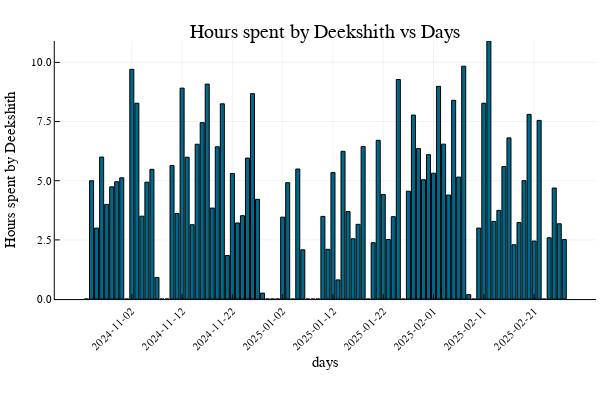

Notebook code cell kept with this figure:
### Code cell
p = plot(df_Deekshith.date, df_Deekshith.total_hours,
     xlabel="days", ylabel="Hours spent by Deekshith", 
     title="Hours spent by Deekshith vs Days", 
     seriestype=:bar, 
     xrotation=45, leg=false, color=:deepskyblue4)
display(p)
savefig(p, "Hours spent by Deekshith vs days.svg")

### Figure 1 — Plotly figure (JSON) as saved in the notebook; plotly's stock layout.template omitted (floating-point values rounded to 4 significant figures)
{"data": [{"fill": "tozeroy", "fillcolor": "rgba(0, 104, 139, 1.000)", "legendgroup": "y1", "line": {"color": "rgba(0, 0, 0, 1)", "dash": "solid", "width": 1}, "mode": "lines", "name": "y1", "showlegend": true, "type": "scatter", "x": [0.1, 0.1, 0.9, 0.9, 0.1, 0.1], "xaxis": "x", "y": [0, 0, 0, 0, 0, 0], "yaxis": "y"}, {"fill": "tozeroy", "fillcolor": "rgba(0, 104, 139, 1.000)", "legendgroup": "y1", "line": {"color": "rgba(0, 0, 0, 1)", "dash": "solid", "width": 1}, "mode": "lines", "name": "y1", "showlegend": false, "type": "scatter", "x": [1.1, 1.1, 1.9, 1.9, 1.1, 1.1], "xaxis": "x", "y": [5, 0, 0, 5, 5, 5], "yaxis": "y"}, {"fill": "tozeroy", "fillcolor": "rgba(0, 104, 139, 1.000)", "legendgroup": "y1", "line": {"color": "rgba(0, 0, 0, 1)", "dash": "solid", "width": 1}, "mode": "lines", "name": "y1", "showlegend": false, "type": "scatter", "x": [2.1, 2.1, 2.9, 2.9, 2.1, 2.1], "xaxis": "x", "y": [3, 0, 0, 3, 3, 3], "yaxis": "y"}, {"fill": "tozeroy", "fillcolor": "rgba(0, 104, 139, 1.000)", "legendgroup": "y1", "line": {"color": "rgba(0, 0, 0, 1)", "dash": "solid", "width": 1}, "mode": "lines", "name": "y1", "showlegend": false, "type": "scatter", "x": [3.1, 3.1, 3.9, 3.9, 3.1, 3.1], "xaxis": "x", "y": [6, 0, 0, 6, 6, 6], "yaxis": "y"}, {"fill": "tozeroy", "fillcolor": "rgba(0, 104, 139, 1.000)", "legendgroup": "y1", "line": {"color": "rgba(0, 0, 0, 1)", "dash": "solid", "width": 1}, "mode": "lines", "name": "y1", "showlegend": false, "type": "scatter", "x": [4.1, 4.1, 4.9, 4.9, 4.1, 4.1], "xaxis": "x", "y": [4, 0, 0, 4, 4, 4], "yaxis": "y"}, {"fill": "tozeroy", "fillcolor": "rgba(0, 104, 139, 1.000)", "legendgroup": "y1", "line": {"color": "rgba(0, 0, 0, 1)", "dash": "solid", "width": 1}, "mode": "lines", "name": "y1", "showlegend": false, "type": "scatter", "x": [5.1, 5.1, 5.9, 5.9, 5.1, 5.1], "xaxis": "x", "y": [4.743, 0, 0, 4.743, 4.743, 4.743], "yaxis": "y"}, {"fill": "tozeroy", "fillcolor": "rgba(0, 104, 139, 1.000)", "legendgroup": "y1", "line": {"color": "rgba(0, 0, 0, 1)", "dash": "solid", "width": 1}, "mode": "lines", "name": "y1", "showlegend": false, "type": "scatter", "x": [6.1, 6.1, 6.9, 6.9, 6.1, 6.1], "xaxis": "x", "y": [4.958, 0, 0, 4.958, 4.958, 4.958], "yaxis": "y"}, {"fill": "tozeroy", "fillcolor": "rgba(0, 104, 139, 1.000)", "legendgroup": "y1", "line": {"color": "rgba(0, 0, 0, 1)", "dash": "solid", "width": 1}, "mode": "lines", "name": "y1", "showlegend": false, "type": "scatter", "x": [7.1, 7.1, 7.9, 7.9, 7.1, 7.1], "xaxis": "x", "y": [5.123, 0, 0, 5.123, 5.123, 5.123], "yaxis": "y"}, {"fill": "tozeroy", "fillcolor": "rgba(0, 104, 139, 1.000)", "legendgroup": "y1", "line": {"color": "rgba(0, 0, 0, 1)", "dash": "solid", "width": 1}, "mode": "lines", "name": "y1", "showlegend": false, "type": "scatter", "x": [8.1, 8.1, 8.9, 8.9, 8.1, 8.1], "xaxis": "x", "y": [0, 0, 0, 0, 0, 0], "yaxis": "y"}, {"fill": "tozeroy", "fillcolor": "rgba(0, 104, 139, 1.000)", "legendgroup": "y1", "line": {"color": "rgba(0, 0, 0, 1)", "dash": "solid", "width": 1}, "mode": "lines", "name": "y1", "showlegend": false, "type": "scatter", "x": [9.1, 9.1, 9.9, 9.9, 9.1, 9.1], "xaxis": "x", "y": [9.706, 0, 0, 9.706, 9.706, 9.706], "yaxis": "y"}, {"fill": "tozeroy", "fillcolor": "rgba(0, 104, 139, 1.000)", "legendgroup": "y1", "line": {"color": "rgba(0, 0, 0, 1)", "dash": "solid", "width": 1}, "mode": "lines", "name": "y1", "showlegend": false, "type": "scatter", "x": [10.1, 10.1, 10.9, 10.9, 10.1, 10.1], "xaxis": "x", "y": [8.274, 0, 0, 8.274, 8.274, 8.274], "yaxis": "y"}, {"fill": "tozeroy", "fillcolor": "rgba(0, 104, 139, 1.000)", "legendgroup": "y1", "line": {"color": "rgba(0, 0, 0, 1)", "dash": "solid", "width": 1}, "mode": "lines", "name": "y1", "showlegend": false, "type": "scatter", "x": [11.1, 11.1, 11.9, 11.9, 11.1, 11.1], "xaxis": "x", "y": [3.502, 0, 0, 3.502, 3.502, 3.502], "yaxis": "y"}, {"fill": "tozeroy", "fillcolor": "rgba(0, 104, 139, 1.000)", "legendgroup": "y1", "line": {"color": "rgba(0, 0, 0, 1)", "dash": "solid", "width": 1}, "mode": "lines", "name": "y1", "showlegend": false, "type": "scatter", "x": [12.1, 12.1, 12.9, 12.9, 12.1, 12.1], "xaxis": "x", "y": [4.94, 0, 0, 4.94, 4.94, 4.94], "yaxis": "y"}, {"fill": "tozeroy", "fillcolor": "rgba(0, 104, 139, 1.000)", "legendgroup": "y1", "line": {"color": "rgba(0, 0, 0, 1)", "dash": "solid", "width": 1}, "mode": "lines", "name": "y1", "showlegend": false, "type": "scatter", "x": [13.1, 13.1, 13.9, 13.9, 13.1, 13.1], "xaxis": "x", "y": [5.481, 0, 0, 5.481, 5.481, 5.481], "yaxis": "y"}, {"fill": "tozeroy", "fillcolor": "rgba(0, 104, 139, 1.000)", "legendgroup": "y1", "line": {"color": "rgba(0, 0, 0, 1)", "dash": "solid", "width": 1}, "mode": "lines", "name": "y1", "showlegend": false, "type": "scatter", "x": [14.1, 14.1, 14.9, 14.9, 14.1, 14.1], "xaxis": "x", "y": [0.9125, 0, 0, 0.9125, 0.9125, 0.9125], "yaxis": "y"}, {"fill": "tozeroy", "fillcolor": "rgba(0, 104, 139, 1.000)", "legendgroup": "y1", "line": {"color": "rgba(0, 0, 0, 1)", "dash": "solid", "width": 1}, "mode": "lines", "name": "y1", "showlegend": false, "type": "scatter", "x": [15.1, 15.1, 15.9, 15.9, 15.1, 15.1], "xaxis": "x", "y": [0, 0, 0, 0, 0, 0], "yaxis": "y"}, {"fill": "tozeroy", "fillcolor": "rgba(0, 104, 139, 1.000)", "legendgroup": "y1", "line": {"color": "rgba(0, 0, 0, 1)", "dash": "solid", "width": 1}, "mode": "lines", "name": "y1", "showlegend": false, "type": "scatter", "x": [16.1, 16.1, 16.9, 16.9, 16.1, 16.1], "xaxis": "x", "y": [0, 0, 0, 0, 0, 0], "yaxis": "y"}, {"fill": "tozeroy", "fillcolor": "rgba(0, 104, 139, 1.000)", "legendgroup": "y1", "line": {"color": "rgba(0, 0, 0, 1)", "dash": "solid", "width": 1}, "mode": "lines", "name": "y1", "showlegend": false, "type": "scatter", "x": [17.1, 17.1, 17.9, 17.9, 17.1, 17.1], "xaxis": "x", "y": [5.642, 0, 0, 5.642, 5.642, 5.642], "yaxis": "y"}, {"fill": "tozeroy", "fillcolor": "rgba(0, 104, 139, 1.000)", "legendgroup": "y1", "line": {"color": "rgba(0, 0, 0, 1)", "dash": "solid", "width": 1}, "mode": "lines", "name": "y1", "showlegend": false, "type": "scatter", "x": [18.1, 18.1, 18.9, 18.9, 18.1, 18.1], "xaxis": "x", "y": [3.615, 0, 0, 3.615, 3.615, 3.615], "yaxis": "y"}, {"fill": "tozeroy", "fillcolor": "rgba(0, 104, 139, 1.000)", "legendgroup": "y1", "line": {"color": "rgba(0, 0, 0, 1)", "dash": "solid", "width": 1}, "mode": "lines", "name": "y1", "showlegend": false, "type": "scatter", "x": [19.1, 19.1, 19.9, 19.9, 19.1, 19.1], "xaxis": "x", "y": [8.912, 0, 0, 8.912, 8.912, 8.912], "yaxis": "y"}, {"fill": "tozeroy", "fillcolor": "rgba(0, 104, 139, 1.000)", "legendgroup": "y1", "line": {"color": "rgba(0, 0, 0, 1)", "dash": "solid", "width": 1}, "mode": "lines", "name": "y1", "showlegend": false, "type": "scatter", "x": [20.1, 20.1, 20.9, 20.9, 20.1, 20.1], "xaxis": "x", "y": [5.994, 0, 0, 5.994, 5.994, 5.994], "yaxis": "y"}, {"fill": "tozeroy", "fillcolor": "rgba(0, 104, 139, 1.000)", "legendgroup": "y1", "line": {"color": "rgba(0, 0, 0, 1)", "dash": "solid", "width": 1}, "mode": "lines", "name": "y1", "showlegend": false, "type": "scatter", "x": [21.1, 21.1, 21.9, 21.9, 21.1, 21.1], "xaxis": "x", "y": [3.142, 0, 0, 3.142, 3.142, 3.142], "yaxis": "y"}, {"fill": "tozeroy", "fillcolor": "rgba(0, 104, 139, 1.000)", "legendgroup": "y1", "line": {"color": "rgba(0, 0, 0, 1)", "dash": "solid", "width": 1}, "mode": "lines", "name": "y1", "showlegend": false, "type": "scatter", "x": [22.1, 22.1, 22.9, 22.9, 22.1, 22.1], "xaxis": "x", "y": [6.542, 0, 0, 6.542, 6.542, 6.542], "yaxis": "y"}, {"fill": "tozeroy", "fillcolor": "rgba(0, 104, 139, 1.000)", "legendgroup": "y1", "line": {"color": "rgba(0, 0, 0, 1)", "dash": "solid", "width": 1}, "mode": "lines", "name": "y1", "showlegend": false, "type": "scatter", "x": [23.1, 23.1, 23.9, 23.9, 23.1, 23.1], "xaxis": "x", "y": [7.455, 0, 0, 7.455, 7.455, 7.455], "yaxis": "y"}, {"fill": "tozeroy", "fillcolor": "rgba(0, 104, 139, 1.000)", "legendgroup": "y1", "line": {"color": "rgba(0, 0, 0, 1)", "dash": "solid", "width": 1}, "mode": "lines", "name": "y1", "showlegend": false, "type": "scatter", "x": [24.1, 24.1, 24.9, 24.9, 24.1, 24.1], "xaxis": "x", "y": [9.082, 0, 0, 9.082, 9.082, 9.082], "yaxis": "y"}, {"fill": "tozeroy", "fillcolor": "rgba(0, 104, 139, 1.000)", "legendgroup": "y1", "line": {"color": "rgba(0, 0, 0, 1)", "dash": "solid", "width": 1}, "mode": "lines", "name": "y1", "showlegend": false, "type": "scatter", "x": [25.1, 25.1, 25.9, 25.9, 25.1, 25.1], "xaxis": "x", "y": [3.845, 0, 0, 3.845, 3.845, 3.845], "yaxis": "y"}, {"fill": "tozeroy", "fillcolor": "rgba(0, 104, 139, 1.000)", "legendgroup": "y1", "line": {"color": "rgba(0, 0, 0, 1)", "dash": "solid", "width": 1}, "mode": "lines", "name": "y1", "showlegend": false, "type": "scatter", "x": [26.1, 26.1, 26.9, 26.9, 26.1, 26.1], "xaxis": "x", "y": [6.433, 0, 0, 6.433, 6.433, 6.433], "yaxis": "y"}, {"fill": "tozeroy", "fillcolor": "rgba(0, 104, 139, 1.000)", "legendgroup": "y1", "line": {"color": "rgba(0, 0, 0, 1)", "dash": "solid", "width": 1}, "mode": "lines", "name": "y1", "showlegend": false, "type": "scatter", "x": [27.1, 27.1, 27.9, 27.9, 27.1, 27.1], "xaxis": "x", "y": [8.25, 0, 0, 8.25, 8.25, 8.25], "yaxis": "y"}, {"fill": "tozeroy", "fillcolor": "rgba(0, 104, 139, 1.000)", "legendgroup": "y1", "line": {"color": "rgba(0, 0, 0, 1)", "dash": "solid", "width": 1}, "mode": "lines", "name": "y1", "showlegend": false, "type": "scatter", "x": [28.1, 28.1, 28.9, 28.9, 28.1, 28.1], "xaxis": "x", "y": [1.839, 0, 0, 1.839, 1.839, 1.839], "yaxis": "y"}, {"fill": "tozeroy", "fillcolor": "rgba(0, 104, 139, 1.000)", "legendgroup": "y1", "line": {"color": "rgba(0, 0, 0, 1)", "dash": "solid", "width": 1}, "mode": "lines", "name": "y1", "showlegend": false, "type": "scatter", "x": [29.1, 29.1, 29.9, 29.9, 29.1, 29.1], "xaxis": "x", "y": [5.307, 0, 0, 5.307, 5.307, 5.307], "yaxis": "y"}, {"fill": "tozeroy", "fillcolor": "rgba(0, 104, 139, 1.000)", "legendgroup": "y1", "line": {"color": "rgba(0, 0, 0, 1)", "dash": "solid", "width": 1}, "mode": "lines", "name": "y1", "showlegend": false, "type": "scatter", "x": [30.1, 30.1, 30.9, 30.9, 30.1, 30.1], "xaxis": "x", "y": [3.215, 0, 0, 3.215, 3.215, 3.215], "yaxis": "y"}, {"fill": "tozeroy", "fillcolor": "rgba(0, 104, 139, 1.000)", "legendgroup": "y1", "line": {"color": "rgba(0, 0, 0, 1)", "dash": "solid", "width": 1}, "mode": "lines", "name": "y1", "showlegend": false, "type": "scatter", "x": [31.1, 31.1, 31.9, 31.9, 31.1, 31.1], "xaxis": "x", "y": [3.524, 0, 0, 3.524, 3.524, 3.524], "yaxis": "y"}, {"fill": "tozeroy", "fillcolor": "rgba(0, 104, 139, 1.000)", "legendgroup": "y1", "line": {"color": "rgba(0, 0, 0, 1)", "dash": "solid", "width": 1}, "mode": "lines", "name": "y1", "showlegend": false, "type": "scatter", "x": [32.1, 32.1, 32.9, 32.9, 32.1, 32.1], "xaxis": "x", "y": [5.957, 0, 0, 5.957, 5.957, 5.957], "yaxis": "y"}, {"fill": "tozeroy", "fillcolor": "rgba(0, 104, 139, 1.000)", "legendgroup": "y1", "line": {"color": "rgba(0, 0, 0, 1)", "dash": "solid", "width": 1}, "mode": "lines", "name": "y1", "showlegend": false, "type": "scatter", "x": [33.1, 33.1, 33.9, 33.9, 33.1, 33.1], "xaxis": "x", "y": [8.678, 0, 0, 8.678, 8.678, 8.678], "yaxis": "y"}, {"fill": "tozeroy", "fillcolor": "rgba(0, 104, 139, 1.000)", "legendgroup": "y1", "line": {"color": "rgba(0, 0, 0, 1)", "dash": "solid", "width": 1}, "mode": "lines", "name": "y1", "showlegend": false, "type": "scatter", "x": [34.1, 34.1, 34.9, 34.9, 34.1, 34.1], "xaxis": "x", "y": [4.214, 0, 0, 4.214, 4.214, 4.214], "yaxis": "y"}, {"fill": "tozeroy", "fillcolor": "rgba(0, 104, 139, 1.000)", "legendgroup": "y1", "line": {"color": "rgba(0, 0, 0, 1)", "dash": "solid", "width": 1}, "mode": "lines", "name": "y1", "showlegend": false, "type": "scatter", "x": [35.1, 35.1, 35.9, 35.9, 35.1, 35.1], "xaxis": "x", "y": [0.2517, 0, 0, 0.2517, 0.2517, 0.2517], "yaxis": "y"}, {"fill": "tozeroy", "fillcolor": "rgba(0, 104, 139, 1.000)", "legendgroup": "y1", "line": {"color": "rgba(0, 0, 0, 1)", "dash": "solid", "width": 1}, "mode": "lines", "name": "y1", "showlegend": false, "type": "scatter", "x": [36.1, 36.1, 36.9, 36.9, 36.1, 36.1], "xaxis": "x", "y": [0, 0, 0, 0, 0, 0], "yaxis": "y"}, {"fill": "tozeroy", "fillcolor": "rgba(0, 104, 139, 1.000)", "legendgroup": "y1", "line": {"color": "rgba(0, 0, 0, 1)", "dash": "solid", "width": 1}, "mode": "lines", "name": "y1", "showlegend": false, "type": "scatter", "x": [37.1, 37.1, 37.9, 37.9, 37.1, 37.1], "xaxis": "x", "y": [0, 0, 0, 0, 0, 0], "yaxis": "y"}, {"fill": "tozeroy", "fillcolor": "rgba(0, 104, 139, 1.000)", "legendgroup": "y1", "line": {"color": "rgba(0, 0, 0, 1)", "dash": "solid", "width": 1}, "mode": "lines", "name": "y1", "showlegend": false, "type": "scatter", "x": [38.1, 38.1, 38.9, 38.9, 38.1, 38.1], "xaxis": "x", "y": [0, 0, 0, 0, 0, 0], "yaxis": "y"}, {"fill": "tozeroy", "fillcolor": "rgba(0, 104, 139, 1.000)", "legendgroup": "y1", "line": {"color": "rgba(0, 0, 0, 1)", "dash": "solid", "width": 1}, "mode": "lines", "name": "y1", "showlegend": false, "type": "scatter", "x": [39.1, 39.1, 39.9, 39.9, 39.1, 39.1], "xaxis": "x", "y": [3.462, 0, 0, 3.462, 3.462, 3.462], "yaxis": "y"}, {"fill": "tozeroy", "fillcolor": "rgba(0, 104, 139, 1.000)", "legendgroup": "y1", "line": {"color": "rgba(0, 0, 0, 1)", "dash": "solid", "width": 1}, "mode": "lines", "name": "y1", "showlegend": false, "type": "scatter", "x": [40.1, 40.1, 40.9, 40.9, 40.1, 40.1], "xaxis": "x", "y": [4.917, 0, 0, 4.917, 4.917, 4.917], "yaxis": "y"}, {"fill": "tozeroy", "fillcolor": "rgba(0, 104, 139, 1.000)", "legendgroup": "y1", "line": {"color": "rgba(0, 0, 0, 1)", "dash": "solid", "width": 1}, "mode": "lines", "name": "y1", "showlegend": false, "type": "scatter", "x": [41.1, 41.1, 41.9, 41.9, 41.1, 41.1], "xaxis": "x", "y": [0, 0, 0, 0, 0, 0], "yaxis": "y"}, {"fill": "tozeroy", "fillcolor": "rgba(0, 104, 139, 1.000)", "legendgroup": "y1", "line": {"color": "rgba(0, 0, 0, 1)", "dash": "solid", "width": 1}, "mode": "lines", "name": "y1", "showlegend": false, "type": "scatter", "x": [42.1, 42.1, 42.9, 42.9, 42.1, 42.1], "xaxis": "x", "y": [5.495, 0, 0, 5.495, 5.495, 5.495], "yaxis": "y"}, {"fill": "tozeroy", "fillcolor": "rgba(0, 104, 139, 1.000)", "legendgroup": "y1", "line": {"color": "rgba(0, 0, 0, 1)", "dash": "solid", "width": 1}, "mode": "lines", "name": "y1", "showlegend": false, "type": "scatter", "x": [43.1, 43.1, 43.9, 43.9, 43.1, 43.1], "xaxis": "x", "y": [2.082, 0, 0, 2.082, 2.082, 2.082], "yaxis": "y"}, {"fill": "tozeroy", "fillcolor": "rgba(0, 104, 139, 1.000)", "legendgroup": "y1", "line": {"color": "rgba(0, 0, 0, 1)", "dash": "solid", "width": 1}, "mode": "lines", "name": "y1", "showlegend": false, "type": "scatter", "x": [44.1, 44.1, 44.9, 44.9, 44.1, 44.1], "xaxis": "x", "y": [0, 0, 0, 0, 0, 0], "yaxis": "y"}, {"fill": "tozeroy", "fillcolor": "rgba(0, 104, 139, 1.000)", "legendgroup": "y1", "line": {"color": "rgba(0, 0, 0, 1)", "dash": "solid", "width": 1}, "mode": "lines", "name": "y1", "showlegend": false, "type": "scatter", "x": [45.1, 45.1, 45.9, 45.9, 45.1, 45.1], "xaxis": "x", "y": [0, 0, 0, 0, 0, 0], "yaxis": "y"}, {"fill": "tozeroy", "fillcolor": "rgba(0, 104, 139, 1.000)", "legendgroup": "y1", "line": {"color": "rgba(0, 0, 0, 1)", "dash": "solid", "width": 1}, "mode": "lines", "name": "y1", "showlegend": false, "type": "scatter", "x": [46.1, 46.1, 46.9, 46.9, 46.1, 46.1], "xaxis": "x", "y": [0, 0, 0, 0, 0, 0], "yaxis": "y"}, {"fill": "tozeroy", "fillcolor": "rgba(0, 104, 139, 1.000)", "legendgroup": "y1", "line": {"color": "rgba(0, 0, 0, 1)", "dash": "solid", "width": 1}, "mode": "lines", "name": "y1", "showlegend": false, "type": "scatter", "x": [47.1, 47.1, 47.9, 47.9, 47.1, 47.1], "xaxis": "x", "y": [3.493, 0, 0, 3.493, 3.493, 3.493], "yaxis": "y"}, {"fill": "tozeroy", "fillcolor": "rgba(0, 104, 139, 1.000)", "legendgroup": "y1", "line": {"color": "rgba(0, 0, 0, 1)", "dash": "solid", "width": 1}, "mode": "lines", "name": "y1", "showlegend": false, "type": "scatter", "x": [48.1, 48.1, 48.9, 48.9, 48.1, 48.1], "xaxis": "x", "y": [2.101, 0, 0, 2.101, 2.101, 2.101], "yaxis": "y"}, {"fill": "tozeroy", "fillcolor": "rgba(0, 104, 139, 1.000)", "legendgroup": "y1", "line": {"color": "rgba(0, 0, 0, 1)", "dash": "solid", "width": 1}, "mode": "lines", "name": "y1", "showlegend": false, "type": "scatter", "x": [49.1, 49.1, 49.9, 49.9, 49.1, 49.1], "xaxis": "x", "y": [5.344, 0, 0, 5.344, 5.344, 5.344], "yaxis": "y"}, {"fill": "tozeroy", "fillcolor": "rgba(0, 104, 139, 1.000)", "legendgroup": "y1", "line": {"color": "rgba(0, 0, 0, 1)", "dash": "solid", "width": 1}, "mode": "lines", "name": "y1", "showlegend": false, "type": "scatter", "x": [50.1, 50.1, 50.9, 50.9, 50.1, 50.1], "xaxis": "x", "y": [0.8103, 0, 0, 0.8103, 0.8103, 0.8103], "yaxis": "y"}, {"fill": "tozeroy", "fillcolor": "rgba(0, 104, 139, 1.000)", "legendgroup": "y1", "line": {"color": "rgba(0, 0, 0, 1)", "dash": "solid", "width": 1}, "mode": "lines", "name": "y1", "showlegend": false, "type": "scatter", "x": [51.1, 51.1, 51.9, 51.9, 51.1, 51.1], "xaxis": "x", "y": [6.244, 0, 0, 6.244, 6.244, 6.244], "yaxis": "y"}, {"fill": "tozeroy", "fillcolor": "rgba(0, 104, 139, 1.000)", "legendgroup": "y1", "line": {"color": "rgba(0, 0, 0, 1)", "dash": "solid", "width": 1}, "mode": "lines", "name": "y1", "showlegend": false, "type": "scatter", "x": [52.1, 52.1, 52.9, 52.9, 52.1, 52.1], "xaxis": "x", "y": [3.697, 0, 0, 3.697, 3.697, 3.697], "yaxis": "y"}, {"fill": "tozeroy", "fillcolor": "rgba(0, 104, 139, 1.000)", "legendgroup": "y1", "line": {"color": "rgba(0, 0, 0, 1)", "dash": "solid", "width": 1}, "mode": "lines", "name": "y1", "showlegend": false, "type": "scatter", "x": [53.1, 53.1, 53.9, 53.9, 53.1, 53.1], "xaxis": "x", "y": [2.546, 0, 0, 2.546, 2.546, 2.546], "yaxis": "y"}, {"fill": "tozeroy", "fillcolor": "rgba(0, 104, 139, 1.000)", "legendgroup": "y1", "line": {"color": "rgba(0, 0, 0, 1)", "dash": "solid", "width": 1}, "mode": "lines", "name": "y1", "showlegend": false, "type": "scatter", "x": [54.1, 54.1, 54.9, 54.9, 54.1, 54.1], "xaxis": "x", "y": [3.159, 0, 0, 3.159, 3.159, 3.159], "yaxis": "y"}, {"fill": "tozeroy", "fillcolor": "rgba(0, 104, 139, 1.000)", "legendgroup": "y1", "line": {"color": "rgba(0, 0, 0, 1)", "dash": "solid", "width": 1}, "mode": "lines", "name": "y1", "showlegend": false, "type": "scatter", "x": [55.1, 55.1, 55.9, 55.9, 55.1, 55.1], "xaxis": "x", "y": [6.442, 0, 0, 6.442, 6.442, 6.442], "yaxis": "y"}, {"fill": "tozeroy", "fillcolor": "rgba(0, 104, 139, 1.000)", "legendgroup": "y1", "line": {"color": "rgba(0, 0, 0, 1)", "dash": "solid", "width": 1}, "mode": "lines", "name": "y1", "showlegend": false, "type": "scatter", "x": [56.1, 56.1, 56.9, 56.9, 56.1, 56.1], "xaxis": "x", "y": [0, 0, 0, 0, 0, 0], "yaxis": "y"}, {"fill": "tozeroy", "fillcolor": "rgba(0, 104, 139, 1.000)", "legendgroup": "y1", "line": {"color": "rgba(0, 0, 0, 1)", "dash": "solid", "width": 1}, "mode": "lines", "name": "y1", "showlegend": false, "type": "scatter", "x": [57.1, 57.1, 57.9, 57.9, 57.1, 57.1], "xaxis": "x", "y": [2.383, 0, 0, 2.383, 2.383, 2.383], "yaxis": "y"}, {"fill": "tozeroy", "fillcolor": "rgba(0, 104, 139, 1.000)", "legendgroup": "y1", "line": {"color": "rgba(0, 0, 0, 1)", "dash": "solid", "width": 1}, "mode": "lines", "name": "y1", "showlegend": false, "type": "scatter", "x": [58.1, 58.1, 58.9, 58.9, 58.1, 58.1], "xaxis": "x", "y": [6.706, 0, 0, 6.706, 6.706, 6.706], "yaxis": "y"}, {"fill": "tozeroy", "fillcolor": "rgba(0, 104, 139, 1.000)", "legendgroup": "y1", "line": {"color": "rgba(0, 0, 0, 1)", "dash": "solid", "width": 1}, "mode": "lines", "name": "y1", "showlegend": false, "type": "scatter", "x": [59.1, 59.1, 59.9, 59.9, 59.1, 59.1], "xaxis": "x", "y": [4.421, 0, 0, 4.421, 4.421, 4.421], "yaxis": "y"}, {"fill": "tozeroy", "fillcolor": "rgba(0, 104, 139, 1.000)", "legendgroup": "y1", "line": {"color": "rgba(0, 0, 0, 1)", "dash": "solid", "width": 1}, "mode": "lines", "name": "y1", "showlegend": false, "type": "scatter", "x": [60.1, 60.1, 60.9, 60.9, 60.1, 60.1], "xaxis": "x", "y": [2.517, 0, 0, 2.517, 2.517, 2.517], "yaxis": "y"}, {"fill": "tozeroy", "fillcolor": "rgba(0, 104, 139, 1.000)", "legendgroup": "y1", "line": {"color": "rgba(0, 0, 0, 1)", "dash": "solid", "width": 1}, "mode": "lines", "name": "y1", "showlegend": false, "type": "scatter", "x": [61.1, 61.1, 61.9, 61.9, 61.1, 61.1], "xaxis": "x", "y": [3.483, 0, 0, 3.483, 3.483, 3.483], "yaxis": "y"}, {"fill": "tozeroy", "fillcolor": "rgba(0, 104, 139, 1.000)", "legendgroup": "y1", "line": {"color": "rgba(0, 0, 0, 1)", "dash": "solid", "width": 1}, "mode": "lines", "name": "y1", "showlegend": false, "type": "scatter", "x": [62.1, 62.1, 62.9, 62.9, 62.1, 62.1], "xaxis": "x", "y": [9.278, 0, 0, 9.278, 9.278, 9.278], "yaxis": "y"}, {"fill": "tozeroy", "fillcolor": "rgba(0, 104, 139, 1.000)", "legendgroup": "y1", "line": {"color": "rgba(0, 0, 0, 1)", "dash": "solid", "width": 1}, "mode": "lines", "name": "y1", "showlegend": false, "type": "scatter", "x": [63.1, 63.1, 63.9, 63.9, 63.1, 63.1], "xaxis": "x", "y": [0, 0, 0, 0, 0, 0], "yaxis": "y"}, {"fill": "tozeroy", "fillcolor": "rgba(0, 104, 139, 1.000)", "legendgroup": "y1", "line": {"color": "rgba(0, 0, 0, 1)", "dash": "solid", "width": 1}, "mode": "lines", "name": "y1", "showlegend": false, "type": "scatter", "x": [64.1, 64.1, 64.9, 64.9, 64.1, 64.1], "xaxis": "x", "y": [4.555, 0, 0, 4.555, 4.555, 4.555], "yaxis": "y"}, {"fill": "tozeroy", "fillcolor": "rgba(0, 104, 139, 1.000)", "legendgroup": "y1", "line": {"color": "rgba(0, 0, 0, 1)", "dash": "solid", "width": 1}, "mode": "lines", "name": "y1", "showlegend": false, "type": "scatter", "x": [65.1, 65.1, 65.9, 65.9, 65.1, 65.1], "xaxis": "x", "y": [7.775, 0, 0, 7.775, 7.775, 7.775], "yaxis": "y"}, {"fill": "tozeroy", "fillcolor": "rgba(0, 104, 139, 1.000)", "legendgroup": "y1", "line": {"color": "rgba(0, 0, 0, 1)", "dash": "solid", "width": 1}, "mode": "lines", "name": "y1", "showlegend": false, "type": "scatter", "x": [66.1, 66.1, 66.9, 66.9, 66.1, 66.1], "xaxis": "x", "y": [6.359, 0, 0, 6.359, 6.359, 6.359], "yaxis": "y"}, {"fill": "tozeroy", "fillcolor": "rgba(0, 104, 139, 1.000)", "legendgroup": "y1", "line": {"color": "rgba(0, 0, 0, 1)", "dash": "solid", "width": 1}, "mode": "lines", "name": "y1", "showlegend": false, "type": "scatter", "x": [67.1, 67.1, 67.9, 67.9, 67.1, 67.1], "xaxis": "x", "y": [5.043, 0, 0, 5.043, 5.043, 5.043], "yaxis": "y"}, {"fill": "tozeroy", "fillcolor": "rgba(0, 104, 139, 1.000)", "legendgroup": "y1", "line": {"color": "rgba(0, 0, 0, 1)", "dash": "solid", "width": 1}, "mode": "lines", "name": "y1", "showlegend": false, "type": "scatter", "x": [68.1, 68.1, 68.9, 68.9, 68.1, 68.1], "xaxis": "x", "y": [6.102, 0, 0, 6.102, 6.102, 6.102], "yaxis": "y"}, {"fill": "tozeroy", "fillcolor": "rgba(0, 104, 139, 1.000)", "legendgroup": "y1", "line": {"color": "rgba(0, 0, 0, 1)", "dash": "solid", "width": 1}, "mode": "lines", "name": "y1", "showlegend": false, "type": "scatter", "x": [69.1, 69.1, 69.9, 69.9, 69.1, 69.1], "xaxis": "x", "y": [5.319, 0, 0, 5.319, 5.319, 5.319], "yaxis": "y"}, {"fill": "tozeroy", "fillcolor": "rgba(0, 104, 139, 1.000)", "legendgroup": "y1", "line": {"color": "rgba(0, 0, 0, 1)", "dash": "solid", "width": 1}, "mode": "lines", "name": "y1", "showlegend": false, "type": "scatter", "x": [70.1, 70.1, 70.9, 70.9, 70.1, 70.1], "xaxis": "x", "y": [8.987, 0, 0, 8.987, 8.987, 8.987], "yaxis": "y"}, {"fill": "tozeroy", "fillcolor": "rgba(0, 104, 139, 1.000)", "legendgroup": "y1", "line": {"color": "rgba(0, 0, 0, 1)", "dash": "solid", "width": 1}, "mode": "lines", "name": "y1", "showlegend": false, "type": "scatter", "x": [71.1, 71.1, 71.9, 71.9, 71.1, 71.1], "xaxis": "x", "y": [6.546, 0, 0, 6.546, 6.546, 6.546], "yaxis": "y"}, {"fill": "tozeroy", "fillcolor": "rgba(0, 104, 139, 1.000)", "legendgroup": "y1", "line": {"color": "rgba(0, 0, 0, 1)", "dash": "solid", "width": 1}, "mode": "lines", "name": "y1", "showlegend": false, "type": "scatter", "x": [72.1, 72.1, 72.9, 72.9, 72.1, 72.1], "xaxis": "x", "y": [4.395, 0, 0, 4.395, 4.395, 4.395], "yaxis": "y"}, {"fill": "tozeroy", "fillcolor": "rgba(0, 104, 139, 1.000)", "legendgroup": "y1", "line": {"color": "rgba(0, 0, 0, 1)", "dash": "solid", "width": 1}, "mode": "lines", "name": "y1", "showlegend": false, "type": "scatter", "x": [73.1, 73.1, 73.9, 73.9, 73.1, 73.1], "xaxis": "x", "y": [8.398, 0, 0, 8.398, 8.398, 8.398], "yaxis": "y"}, {"fill": "tozeroy", "fillcolor": "rgba(0, 104, 139, 1.000)", "legendgroup": "y1", "line": {"color": "rgba(0, 0, 0, 1)", "dash": "solid", "width": 1}, "mode": "lines", "name": "y1", "showlegend": false, "type": "scatter", "x": [74.1, 74.1, 74.9, 74.9, 74.1, 74.1], "xaxis": "x", "y": [5.154, 0, 0, 5.154, 5.154, 5.154], "yaxis": "y"}, {"fill": "tozeroy", "fillcolor": "rgba(0, 104, 139, 1.000)", "legendgroup": "y1", "line": {"color": "rgba(0, 0, 0, 1)", "dash": "solid", "width": 1}, "mode": "lines", "name": "y1", "showlegend": false, "type": "scatter", "x": [75.1, 75.1, 75.9, 75.9, 75.1, 75.1], "xaxis": "x", "y": [9.839, 0, 0, 9.839, 9.839, 9.839], "yaxis": "y"}, {"fill": "tozeroy", "fillcolor": "rgba(0, 104, 139, 1.000)", "legendgroup": "y1", "line": {"color": "rgba(0, 0, 0, 1)", "dash": "solid", "width": 1}, "mode": "lines", "name": "y1", "showlegend": false, "type": "scatter", "x": [76.1, 76.1, 76.9, 76.9, 76.1, 76.1], "xaxis": "x", "y": [0.1878, 0, 0, 0.1878, 0.1878, 0.1878], "yaxis": "y"}, {"fill": "tozeroy", "fillcolor": "rgba(0, 104, 139, 1.000)", "legendgroup": "y1", "line": {"color": "rgba(0, 0, 0, 1)", "dash": "solid", "width": 1}, "mode": "lines", "name": "y1", "showlegend": false, "type": "scatter", "x": [77.1, 77.1, 77.9, 77.9, 77.1, 77.1], "xaxis": "x", "y": [0, 0, 0, 0, 0, 0], "yaxis": "y"}, {"fill": "tozeroy", "fillcolor": "rgba(0, 104, 139, 1.000)", "legendgroup": "y1", "line": {"color": "rgba(0, 0, 0, 1)", "dash": "solid", "width": 1}, "mode": "lines", "name": "y1", "showlegend": false, "type": "scatter", "x": [78.1, 78.1, 78.9, 78.9, 78.1, 78.1], "xaxis": "x", "y": [2.999, 0, 0, 2.999, 2.999, 2.999], "yaxis": "y"}, {"fill": "tozeroy", "fillcolor": "rgba(0, 104, 139, 1.000)", "legendgroup": "y1", "line": {"color": "rgba(0, 0, 0, 1)", "dash": "solid", "width": 1}, "mode": "lines", "name": "y1", "showlegend": false, "type": "scatter", "x": [79.1, 79.1, 79.9, 79.9, 79.1, 79.1], "xaxis": "x", "y": [8.274, 0, 0, 8.274, 8.274, 8.274], "yaxis": "y"}, {"fill": "tozeroy", "fillcolor": "rgba(0, 104, 139, 1.000)", "legendgroup": "y1", "line": {"color": "rgba(0, 0, 0, 1)", "dash": "solid", "width": 1}, "mode": "lines", "name": "y1", "showlegend": false, "type": "scatter", "x": [80.1, 80.1, 80.9, 80.9, 80.1, 80.1], "xaxis": "x", "y": [10.9, 0, 0, 10.9, 10.9, 10.9], "yaxis": "y"}, {"fill": "tozeroy", "fillcolor": "rgba(0, 104, 139, 1.000)", "legendgroup": "y1", "line": {"color": "rgba(0, 0, 0, 1)", "dash": "solid", "width": 1}, "mode": "lines", "name": "y1", "showlegend": false, "type": "scatter", "x": [81.1, 81.1, 81.9, 81.9, 81.1, 81.1], "xaxis": "x", "y": [3.281, 0, 0, 3.281, 3.281, 3.281], "yaxis": "y"}, {"fill": "tozeroy", "fillcolor": "rgba(0, 104, 139, 1.000)", "legendgroup": "y1", "line": {"color": "rgba(0, 0, 0, 1)", "dash": "solid", "width": 1}, "mode": "lines", "name": "y1", "showlegend": false, "type": "scatter", "x": [82.1, 82.1, 82.9, 82.9, 82.1, 82.1], "xaxis": "x", "y": [3.748, 0, 0, 3.748, 3.748, 3.748], "yaxis": "y"}, {"fill": "tozeroy", "fillcolor": "rgba(0, 104, 139, 1.000)", "legendgroup": "y1", "line": {"color": "rgba(0, 0, 0, 1)", "dash": "solid", "width": 1}, "mode": "lines", "name": "y1", "showlegend": false, "type": "scatter", "x": [83.1, 83.1, 83.9, 83.9, 83.1, 83.1], "xaxis": "x", "y": [5.599, 0, 0, 5.599, 5.599, 5.599], "yaxis": "y"}, {"fill": "tozeroy", "fillcolor": "rgba(0, 104, 139, 1.000)", "legendgroup": "y1", "line": {"color": "rgba(0, 0, 0, 1)", "dash": "solid", "width": 1}, "mode": "lines", "name": "y1", "showlegend": false, "type": "scatter", "x": [84.1, 84.1, 84.9, 84.9, 84.1, 84.1], "xaxis": "x", "y": [6.811, 0, 0, 6.811, 6.811, 6.811], "yaxis": "y"}, {"fill": "tozeroy", "fillcolor": "rgba(0, 104, 139, 1.000)", "legendgroup": "y1", "line": {"color": "rgba(0, 0, 0, 1)", "dash": "solid", "width": 1}, "mode": "lines", "name": "y1", "showlegend": false, "type": "scatter", "x": [85.1, 85.1, 85.9, 85.9, 85.1, 85.1], "xaxis": "x", "y": [2.294, 0, 0, 2.294, 2.294, 2.294], "yaxis": "y"}, {"fill": "tozeroy", "fillcolor": "rgba(0, 104, 139, 1.000)", "legendgroup": "y1", "line": {"color": "rgba(0, 0, 0, 1)", "dash": "solid", "width": 1}, "mode": "lines", "name": "y1", "showlegend": false, "type": "scatter", "x": [86.1, 86.1, 86.9, 86.9, 86.1, 86.1], "xaxis": "x", "y": [3.233, 0, 0, 3.233, 3.233, 3.233], "yaxis": "y"}, {"fill": "tozeroy", "fillcolor": "rgba(0, 104, 139, 1.000)", "legendgroup": "y1", "line": {"color": "rgba(0, 0, 0, 1)", "dash": "solid", "width": 1}, "mode": "lines", "name": "y1", "showlegend": false, "type": "scatter", "x": [87.1, 87.1, 87.9, 87.9, 87.1, 87.1], "xaxis": "x", "y": [5.002, 0, 0, 5.002, 5.002, 5.002], "yaxis": "y"}, {"fill": "tozeroy", "fillcolor": "rgba(0, 104, 139, 1.000)", "legendgroup": "y1", "line": {"color": "rgba(0, 0, 0, 1)", "dash": "solid", "width": 1}, "mode": "lines", "name": "y1", "showlegend": false, "type": "scatter", "x": [88.1, 88.1, 88.9, 88.9, 88.1, 88.1], "xaxis": "x", "y": [7.804, 0, 0, 7.804, 7.804, 7.804], "yaxis": "y"}, {"fill": "tozeroy", "fillcolor": "rgba(0, 104, 139, 1.000)", "legendgroup": "y1", "line": {"color": "rgba(0, 0, 0, 1)", "dash": "solid", "width": 1}, "mode": "lines", "name": "y1", "showlegend": false, "type": "scatter", "x": [89.1, 89.1, 89.9, 89.9, 89.1, 89.1], "xaxis": "x", "y": [2.452, 0, 0, 2.452, 2.452, 2.452], "yaxis": "y"}, {"fill": "tozeroy", "fillcolor": "rgba(0, 104, 139, 1.000)", "legendgroup": "y1", "line": {"color": "rgba(0, 0, 0, 1)", "dash": "solid", "width": 1}, "mode": "lines", "name": "y1", "showlegend": false, "type": "scatter", "x": [90.1, 90.1, 90.9, 90.9, 90.1, 90.1], "xaxis": "x", "y": [7.549, 0, 0, 7.549, 7.549, 7.549], "yaxis": "y"}, {"fill": "tozeroy", "fillcolor": "rgba(0, 104, 139, 1.000)", "legendgroup": "y1", "line": {"color": "rgba(0, 0, 0, 1)", "dash": "solid", "width": 1}, "mode": "lines", "name": "y1", "showlegend": false, "type": "scatter", "x": [91.1, 91.1, 91.9, 91.9, 91.1, 91.1], "xaxis": "x", "y": [0, 0, 0, 0, 0, 0], "yaxis": "y"}, {"fill": "tozeroy", "fillcolor": "rgba(0, 104, 139, 1.000)", "legendgroup": "y1", "line": {"color": "rgba(0, 0, 0, 1)", "dash": "solid", "width": 1}, "mode": "lines", "name": "y1", "showlegend": false, "type": "scatter", "x": [92.1, 92.1, 92.9, 92.9, 92.1, 92.1], "xaxis": "x", "y": [2.589, 0, 0, 2.589, 2.589, 2.589], "yaxis": "y"}, {"fill": "tozeroy", "fillcolor": "rgba(0, 104, 139, 1.000)", "legendgroup": "y1", "line": {"color": "rgba(0, 0, 0, 1)", "dash": "solid", "width": 1}, "mode": "lines", "name": "y1", "showlegend": false, "type": "scatter", "x": [93.1, 93.1, 93.9, 93.9, 93.1, 93.1], "xaxis": "x", "y": [4.692, 0, 0, 4.692, 4.692, 4.692], "yaxis": "y"}, {"fill": "tozeroy", "fillcolor": "rgba(0, 104, 139, 1.000)", "legendgroup": "y1", "line": {"color": "rgba(0, 0, 0, 1)", "dash": "solid", "width": 1}, "mode": "lines", "name": "y1", "showlegend": false, "type": "scatter", "x": [94.1, 94.1, 94.9, 94.9, 94.1, 94.1], "xaxis": "x", "y": [3.182, 0, 0, 3.182, 3.182, 3.182], "yaxis": "y"}, {"fill": "tozeroy", "fillcolor": "rgba(0, 104, 139, 1.000)", "legendgroup": "y1", "line": {"color": "rgba(0, 0, 0, 1)", "dash": "solid", "width": 1}, "mode": "lines", "name": "y1", "showlegend": false, "type": "scatter", "x": [95.1, 95.1, 95.9, 95.9, 95.1, 95.1], "xaxis": "x", "y": [2.515, 0, 0, 2.515, 2.515, 2.515], "yaxis": "y"}, {"colorbar": {"len": 0.7167, "title": {"text": ""}, "x": 0.9934, "y": 0.5832}, "legendgroup": "y1", "marker": {"color": "rgba(0, 104, 139, 0.000)", "line": {"color": "rgba(0, 0, 0, 0)", "width": 1}, "size": 0, "symbol": "circle"}, "mode": "markers", "name": "y1", "showlegend": false, "type": "scatter", "x": [0.5, 1.5, 2.5, 3.5, 4.5, 5.5, 6.5, 7.5, 8.5, 9.5, 10.5, 11.5, 12.5, 13.5, 14.5, 15.5, 16.5, 17.5, 18.5, 19.5, 20.5, 21.5, 22.5, 23.5, 24.5, 25.5, 26.5, 27.5, 28.5, 29.5, 30.5, 31.5, 32.5, 33.5, 34.5, 35.5, 36.5, 37.5, 38.5, 39.5, 40.5, 41.5, 42.5, 43.5, 44.5, 45.5, 46.5, 47.5, 48.5, 49.5, 50.5, 51.5, 52.5, 53.5, 54.5, 55.5, 56.5, 57.5, 58.5, 59.5, 60.5, 61.5, 62.5, 63.5, 64.5, 65.5, 66.5, 67.5, 68.5, 69.5, 70.5, 71.5, 72.5, 73.5, 74.5, 75.5, 76.5, 77.5, 78.5, 79.5, 80.5, 81.5, 82.5, 83.5, 84.5, 85.5, 86.5, 87.5, 88.5, 89.5, 90.5, 91.5, 92.5, 93.5, 94.5, 95.5], "xaxis": "x", "y": [0, 5, 3, 6, 4, 4.743, 4.958, 5.123, 0, 9.706, 8.274, 3.502, 4.94, 5.481, 0.9125, 0, 0, 5.642, 3.615, 8.912, 5.994, 3.142, 6.542, 7.455, 9.082, 3.845, 6.433, 8.25, 1.839, 5.307, 3.215, 3.524, 5.957, 8.678, 4.214, 0.2517, 0, 0, 0, 3.462, 4.917, 0, 5.495, 2.082, 0, 0, 0, 3.493, 2.101, 5.344, 0.8103, 6.244, 3.697, 2.546, 3.159, 6.442, 0, 2.383, 6.706, 4.421, 2.517, 3.483, 9.278, 0, 4.555, 7.775, 6.359, 5.043, 6.102, 5.319, 8.987, 6.546, 4.395, 8.398, 5.154, 9.839, 0.1878, 0, 2.999, 8.274, 10.9, 3.281, 3.748, 5.599, 6.811, 2.294, 3.233, 5.002, 7.804, 2.452, 7.549, 0, 2.589, 4.692, 3.182, 2.515], "yaxis": "y"}], "layout": {"annotations": [{"font": {"color": "rgba(0, 0, 0, 1)", "family": "sans-serif", "size": 20}, "rotation": 0, "showarrow": false, "text": "Hours spent by Deekshith vs Days", "x": 0.5424, "xanchor": "center", "xref": "paper", "y": 1, "yanchor": "top", "yref": "paper"}], "height": 400, "margin": {"b": 20, "l": 0, "r": 0, "t": 20}, "paper_bgcolor": "rgba(255, 255, 255, 1.000)", "plot_bgcolor": "rgba(255, 255, 255, 1.000)", "showlegend": false, "width": 600, "xaxis": {"anchor": "y", "domain": [0.09128, 0.9934], "gridcolor": "rgba(0, 0, 0, 0.1)", "gridwidth": 0.5, "linecolor": "rgba(0, 0, 0, 1)", "mirror": false, "range": [-5.82, 101.8], "showgrid": true, "showline": true, "showticklabels": true, "tickangle": -45, "tickcolor": "rgb(0, 0, 0)", "tickfont": {"color": "rgba(0, 0, 0, 1)", "family": "sans-serif", "size": 11}, "tickmode": "array", "ticks": "inside", "ticktext": ["2024-11-02", "2024-11-12", "2024-11-22", "2025-01-02", "2025-01-12", "2025-01-22", "2025-02-01", "2025-02-11", "2025-02-21"], "tickvals": [9.5, 19.5, 29.5, 39.5, 49.5, 59.5, 69.5, 79.5, 89.5], "title": {"font": {"color": "rgba(0, 0, 0, 1)", "family": "sans-serif", "size": 15}, "text": "days"}, "type": "linear", "visible": true, "zeroline": false, "zerolinecolor": "rgba(0, 0, 0, 1)"}, "yaxis": {"anchor": "x", "domain": [0.2248, 0.9415], "gridcolor": "rgba(0, 0, 0, 0.1)", "gridwidth": 0.5, "linecolor": "rgba(0, 0, 0, 1)", "mirror": false, "range": [0, 10.9], "showgrid": true, "showline": true, "showticklabels": true, "tickangle": 0, "tickcolor": "rgb(0, 0, 0)", "tickfont": {"color": "rgba(0, 0, 0, 1)", "family": "sans-serif", "size": 11}, "tickmode": "array", "ticks": "inside", "ticktext": ["0.0", "2.5", "5.0", "7.5", "10.0"], "tickvals": [0, 2.5, 5, 7.5, 10], "title": {"font": {"color": "rgba(0, 0, 0, 1)", "family": "sans-serif", "size": 15}, "text": "Hours spent by Deekshith"}, "type": "linear", "visible": true, "zeroline": false, "zerolinecolor": "rgba(0, 0, 0, 1)"}}}
